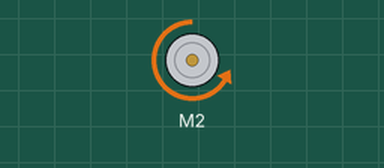
This sketch was run on a simulated Arduino Uno, built with avr-gcc and run on an emulated ATmega328P. Shown: DC motor (green arrow = forward, orange = backward, longer = faster).

Above: at 0.15 s.
Timing chart, 0 to 1.6 s (numbered marks = the images above):
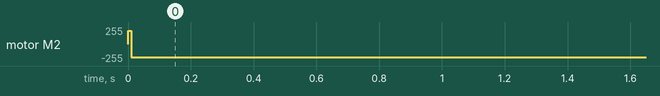

The sketch:

adafruit_motorshield_motor_test.ino
```cpp
#include <Wire.h>
#include <Adafruit_MotorShield.h>
#include "utility/Adafruit_PWMServoDriver.h"

Adafruit_MotorShield AFMS = Adafruit_MotorShield();
Adafruit_DCMotor *myMotor1 = AFMS.getMotor(2);

void setup() {
  AFMS.begin();
  myMotor1->setSpeed(200);
}

void loop() {
  myMotor1->run(FORWARD);
  delay(10);
  myMotor1->run(BACKWARD);
  delay(10);


}
```

Measured:
- by itself, motor M2: stopped → backward 200/255 at 0.00 s
